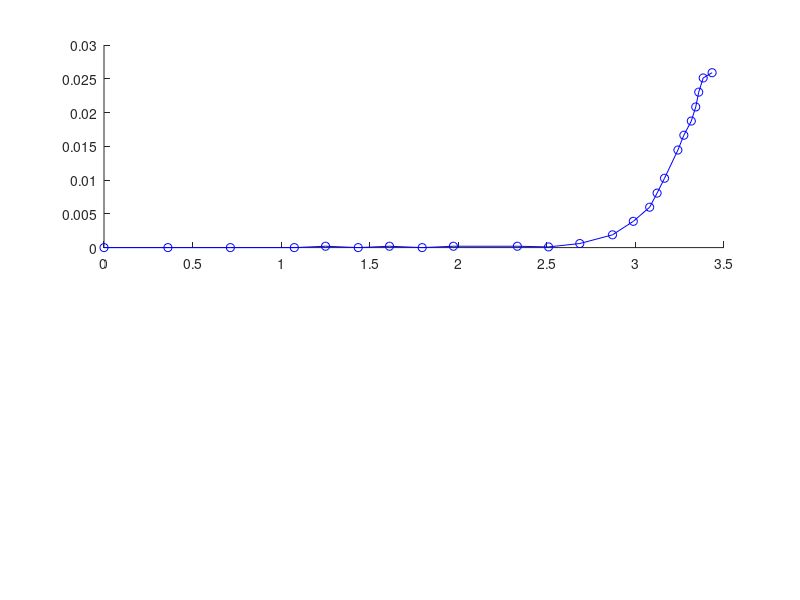

MATLAB code to generate this figure: (Note: this script raises an error after producing the figure.)
clc
clear
close all

% Define the current (I) and voltage (V) data
I = [0.00000; 0.00000; 0.00000; 0.00000; 0.00020; 0.00000; 0.00020; 0.00000; 0.00020; 0.00020; 
     0.00010; 0.00060; 0.00189; 0.00389; 0.00598; 0.00807; 0.01027; 0.01445; 0.01664; 0.01874; 
     0.02083; 0.02302; 0.02512; 0.02590];
V = [0.00000; 0.36091; 0.71343; 1.07434; 1.25060; 1.43525; 1.61151; 1.79616; 1.97242; 2.33333; 
     2.50959; 2.68585; 2.87050; 2.98801; 3.08034; 3.12230; 3.16427; 3.23981; 3.27338; 3.31535; 
     3.34053; 3.35731; 3.38249; 3.43285];

% Define indices for each segment
n = length(V);
segments = round(linspace(1, n, 6));

% Initialize arrays to store piecewise fits and errors
fitResults = cell(1, 5);
fitLines = cell(1, 5);
errors = cell(1, 5);

% Plot original data and piecewise fits
figure;
subplot(2, 1, 1); % Top plot for data and piecewise fits
hold on;
plot(V, I, 'bo-', 'DisplayName', 'Measured Data'); % Plot original data in blue

% Loop over each segment to fit and calculate error
for k = 1:5
    % Get the data for the current segment
    V_seg = V(segments(k):segments(k+1));
    I_seg = I(segments(k):segments(k+1));
    
    % Perform the linear fit for the current segment (I as function of V)
    fitResults{k} = fit(V_seg, I_seg, 'poly1');
    
    % Generate fitted values for the segment
    fitLines{k} = feval(fitResults{k}, V_seg);
    
    % Plot each linear fit segment in red
    plot(V_seg, fitLines{k}, 'r-', 'LineWidth', 1.5, 'DisplayName', ['Segment ' num2str(k) ' Fit']);
    
    % Calculate the absolute error for the current segment
    errors{k} = abs(I_seg - fitLines{k});
end

% Label the plot
xlabel('Voltage (V)');
ylabel('Current (I)');
title('Piecewise Linear Approximation of LED Voltage-Current Characteristic');
legend('Location', 'southeast');
hold off;

% Plot the error evolution
subplot(2, 1, 2); % Bottom plot for error evolution
hold on;

% Plot the error for each segment separately
for k = 1:5
    V_seg = V(segments(k):segments(k+1));
    plot(V_seg, errors{k}, 'o-', 'LineWidth', 1.5, 'DisplayName', ['Segment ' num2str(k) ' Error']);
end

xlabel('Voltage (V)');
ylabel('Absolute Error |I_{measured} - I_{fit}|');
title('Error Evolution of Piecewise Linear Approximation');
legend('Location', 'northeast');
hold off;
